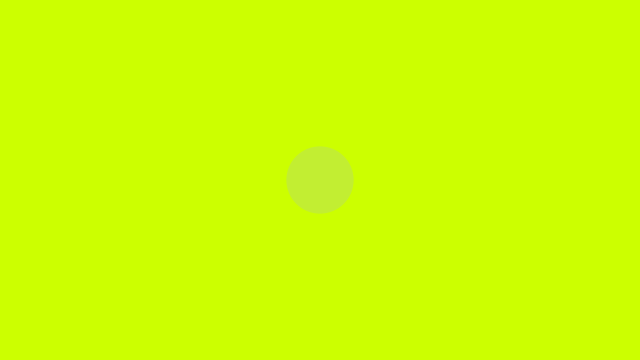
Frame 1 (no input)
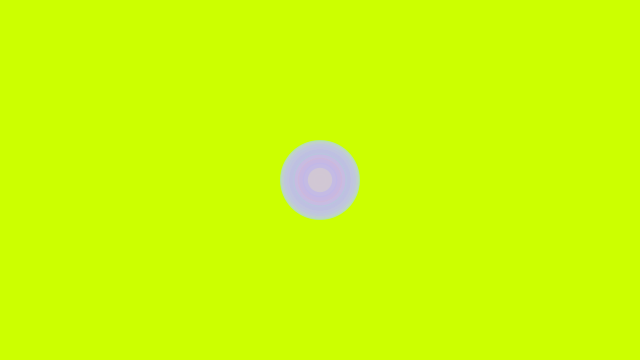
Frame 60 (the mouse pressed at the canvas centre just before this capture)
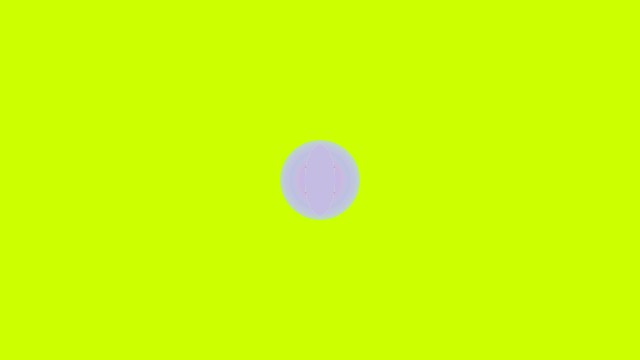
Frame 120 (the mouse held since frame 60 and released just before this capture)

The Processing sketch that drew these frames (run headless with seeded random() and noise(); from frame 60 on, the mouse is pressed at the canvas centre):

// Processing sketch: processing_168293
// ── processing_168293.pde

int counter;

void setup() {  //setup function called initially, only once
  size(640, 360);
  background(204, 263, 0);  //set background purple
  
  colorMode(HSB);   //set colors to Hue, Saturation, Brightness mode
  counter = 0;
}

void draw() {  //draw function loops 
  counter++;
  noStroke();
  fill(random(255),100,255,50);
  
  if(mousePressed == true) { //add some interaction
    ellipse(mouseX, mouseY, 30, 70);
  }
  else {
    ellipse(width/2, height/2, 80*sin(counter), 80*sin(counter));
  }
}
